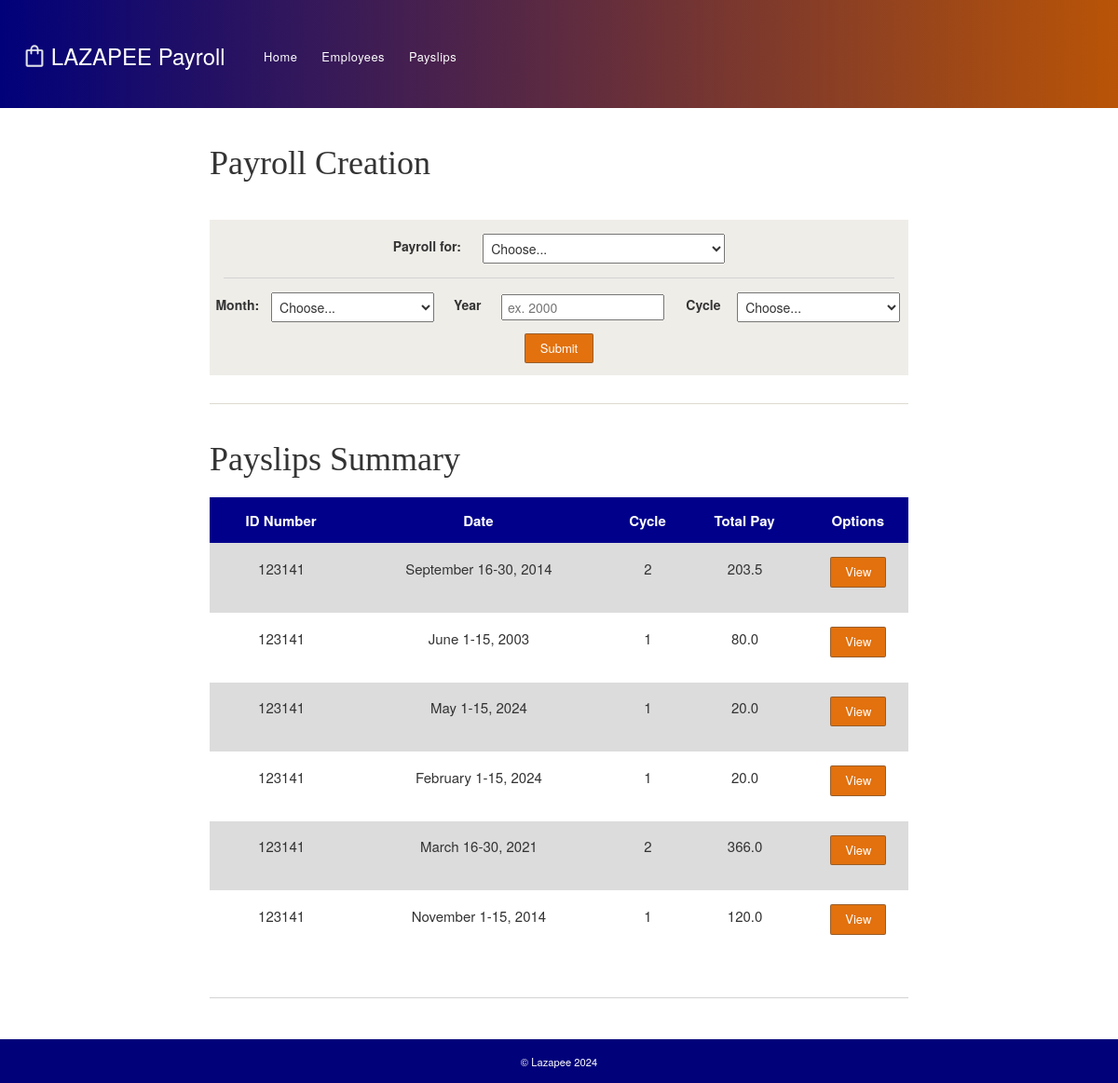
Screenshot of /view_payslips with the database file from the repository.
### Lazapee/models.py (models this page shows, shortened)
class Payslip (models.Model):
    id_number = models.ForeignKey(Employee, on_delete=models.CASCADE)
    month = models.CharField(max_length=10)
    date_range = models.CharField(max_length=2)
    year = models.CharField(max_length=4, blank=False)
    pay_cycle = models.IntegerField(default='0')
    rate = models.FloatField(default='0')
    earnings_allowance = models.FloatField(default='0')
    deduction_tax = models.FloatField(default='0')
    deduction_health = models.FloatField(default='0')
    pag_ibig = models.FloatField(default='0')
    sss = models.FloatField(default='0')
    overtime = models.FloatField(default='0')
    total_pay = models.FloatField(default='0')
    gross_pay = models.FloatField(default='0')
    total_deduction = models.FloatField(default='0')
    def getIDNumber(self):
        return str(self.id_number.id_number)

class Employee (models.Model):
    name = models.CharField(max_length=100)
    id_number = models.CharField(max_length=10)
    rate = models.FloatField(max_length=300)
    overtime_pay = models.FloatField(default='0', null=True)
    allowance = models.FloatField(default='0', null=True)
    objects = models.Manager()
    ot_hrs = models.FloatField(default='0', null=True)

### Lazapee/views.py (the view)
# urls.py: path('view_payslips', views.view_Payslips, name='view_Payslips'),
def view_Payslips(request):
    employees_obj = Employee.objects.all()
    payslip_obj = Payslip.objects.all().order_by("-pk")
    if (request.method == "POST"):
        id_numb = request.POST.get("person")
        mon = request.POST.get("month")
        yr = request.POST.get("year")
        cyc = request.POST.get("cycle")
        if id_numb == None or mon == "" or yr == "" or cyc == "":
            message = "Please input all required information."
            return render(request, 'Lazapee/PayslipsHTML.html', {'employees': employees_obj, 'payslips':payslip_obj, 'message': message})
        if Payslip.objects.filter(month=mon,year=yr,pay_cycle=cyc):
            message="Payslip already exists."
            return render(request, 'Lazapee/PayslipsHTML.html', {'employees': employees_obj, 'payslips':payslip_obj, 'message': message})
        else:
            if id_numb == "All Employees":
                for i in employees_obj:
                        employee_id = get_object_or_404(Employee, id_number=i.getID())
                        base = (employee_id.rate * 0.5)
                        ot = employee_id.getOvertime()
                        allows = employee_id.getAllowance()
                        philhealth= base * 0.04
                        socsec = base * 0.045
                        pi = 100
                        gross = base*0.5 + ot + allows
                        if cyc == '1':
                            tax = tax_c1(gross, pi)
                            deduct = tax + pi
                            tp = c1(gross, pi) - deduct
                            d_range = "1-15"
                        elif cyc == '2':
                            tax = tax_c2(gross, philhealth, socsec)
                            deduct = tax + philhealth + socsec
                            tp = (c2(gross, philhealth, socsec) - tax)
                            d_range = "16-30"
                        Payslip.objects.create(id_number=employee_id, month=mon, date_range = d_range, year=yr, pay_cycle=cyc, rate=base, overtime=ot, earnings_allowance=allows, deduction_health=philhealth,pag_ibig=pi, sss=socsec, deduction_tax=tax, total_pay=tp,  gross_pay=gross, total_deduction=deduct)
                        i.resetOvertime()
            else:
                employee_id = get_object_or_404(Employee, id=id_numb)
                base = (employee_id.rate*0.5)
                ot = employee_id.getOvertime()
                allows = employee_id.getAllowance()
                philhealth = base * 0.04
                socsec = base * 0.045
                pi = 100
                gross = base*0.5 + ot + allows
                if cyc == '1':
                    tax = tax_c1(gross, pi)
                    deduct = tax + pi
                    tp = c1(gross, pi) - deduct
                    d_range = "1-15"
                elif cyc == '2':
                    tax = tax_c2(gross, philhealth, socsec)
                    deduct = tax + philhealth + socsec
                    tp = (c2(gross, philhealth, socsec) - tax)
                    d_range = "16-30"
                Payslip.objects.create(id_number=employee_id, month=mon, date_range = d_range, year=yr, pay_cycle=cyc, rate=base, overtime=ot, earnings_allowance=allows, deduction_health=philhealth,pag_ibig=pi, sss=socsec, deduction_tax=tax, total_pay=tp,  gross_pay=gross, total_deduction=deduct)
                employee_id.resetOvertime()
            return redirect('view_Payslips')
    else:
        return render(request, 'Lazapee/PayslipsHTML.html', {'employees': employees_obj, 'payslips':payslip_obj})

### Lazapee/templates/Lazapee/PayslipsHTML.html (shortened to what this page needs)
{% extends 'Lazapee/baseHTML.html' %}
{% load static %}
{% block content %}
  <link rel="stylesheet" href="/static/Payslips_CSS.css">
      <div id="payslips" style="margin-top:20px; margin-bottom: 50px;">
        <div id="payroll_creation">
          <div id="payslip_heading">
            <h1> Payroll Creation </h1>
          </div>
          <div id="message_status">
            <p> {{ message }} </p>
          </div>
          <form action="{% url 'view_Payslips' %}" method="post" id="payroll_selection">  {% csrf_token %}
            <div id="section_one">
              <div class="payroll_selection_container" id="payroll_selection_container1">
                <label for="person"> Payroll for: </label>
                <select id="payroll_person" name="person"  required>
                  <option value="" disabled selected hidden> Choose...</option>
                </select>
              </div>
            </div>
            <div id="section_two">
              <div class="payroll_selection_container">
                <label for="month"> Month: </label>
                <select id="payroll_month" name="month" required>
                  <option value="" disabled selected hidden> Choose...</option>
                </select>
              </div>
              <div class="payroll_selection_container">
                <label for="Year"> Year </label>
                <input type="text" name="year" placeholder="ex. 2000" id="input_year" required>
              </div>
              <div class="payroll_selection_container">
                <label for="cycle"> Cycle </label>
                <select id="payroll_cycle" name="cycle" required>
                  <option value="" disabled selected hidden> Choose...</option>
                </select>
              </div>
            </div>
            <div id="section_three">
              <button type="submit" id="payroll_submission"> Submit</button>
            </div>
          </form>
        </div>
        <div id="payslip_summary">
          <div id="payslip_heading">
            <h1> Payslips Summary </h1>
          </div>
          <table id="payslip_list">
            <tr class="payslip_data">
              <th> ID Number </th>
              <th> Date </th>
              <th> Cycle </th>
              <th> Total Pay </th>
              <th> Options </th>
            </tr>
            {% for p in payslips %}
            <tr class="payslip_data">
              <td class="payslip_idNumber">{{ p.getIDNumber }}</td>
              <td class="payslip_date">{{ p.month }} {{ p.date_range}}, {{ p.year }}</td>
              <td class="payslip_cycle">{{ p.pay_cycle }}</td>
              <td class="payslip_totalPay">{{ p.total_pay }}</td>
              <td class="payslip_options"> <a href="{% url 'view_receipt' p.pk %}"> <button class="view_button"> View </button> </td> </a>
            </tr>
            {% endfor %}
          </table>
        </div>
      </div>
{% endblock %}

### Lazapee/templates/Lazapee/baseHTML.html (shortened to what this page needs)
{% load static %}
<!DOCTYPE html>
<html>
  <head>
    <link rel="stylesheet" href="/static/BaseCSS.css">
    <link rel="stylesheet" href="https://maxcdn.bootstrapcdn.com/bootstrap/3.3.6/css/bootstrap.min.css">
  </head>
  <body>
    <div id="header">
      <div id= "title">
        <div id="app_logo"></div>
        <h3>
          LAZAPEE Payroll
        </h3>
      </div>
      <div id="links">
        <span class="choice"> <a href="{% url 'home' %}" class="selection"> Home </a> </span>
        <span class="choice"> <a href="{% url 'view_Employees' %}" class="selection"> Employees </a> </span>
        <span class="choice"> <a href="{% url 'view_Payslips' %}" class="selection"> Payslips </a> </span>
      </div>
    </div>
    <div id="body">
        {% block content %}
        {% endblock %}
    </div>
    <div id="footer">
      <div id="copyright">
        © Lazapee 2024
      </div>
    </div>
  </body>
</html>

### static/BaseCSS.css (style rules this page uses)
#header { background-image: linear-gradient(to left,rgb(185, 84, 7), rgb(1, 1, 122)); position: absolute; height: 10%; width: 100%; display: flex; align-items: center; justify-content: flex-start; }
#title { margin-left: 20px; margin-right: 25px; margin-bottom: 5px; display: flex; align-items: center; justify-content: space-evenly; width: 225px; height: 50px; }
#app_logo { margin-top: 8px; background-image: url("img/bag.png"); background-size: cover; width: 28px; height: 28px; }
#title h3 { font-weight: normal; color:white; }
#links { display: flex; justify-content: space-around; height: 40px; width: 150px; margin-top: 4px; align-items: center; position: relative; }
.choice { margin-left: 10px; margin-right: 10px; padding-bottom: 2px; border-color: transparent; border-style: solid; border-bottom-width: 1px; border-bottom-color: transparent; letter-spacing: .5px; transition: 0.3s; }
.choice > a { color: rgb(255, 255, 255); font-size: .92em; cursor:pointer; text-decoration: none; font-size: .92em; }
#body { position: absolute; top: 10%; height: 86%; width: 100%; overflow: scroll; display: flex; flex-direction: column; align-items: center; }
#footer { background-color: rgb(1, 1, 122); position: absolute; top: 96%; height: 4%; width: 100%; display: flex; justify-content: center; align-items: center; }
#copyright { font-size: .8em; color: white; }

### static/Payslips_CSS.css (style rules this page uses)
#message_status p { color: rgb(30, 30, 30); font-weight: bold; padding-bottom: 10px; }
#payslips { margin-bottom: 10px; margin-top: 10px; min-width: 750px; max-width: 750px; display: flex; flex-flow: column; }
#payslip_heading { display: flex; justify-content: space-between; }
#payslip_heading h1 { font-weight: 500; font-family: Gill Sans; padding-bottom: 10px; }
#payroll_creation { padding-bottom: 30px; border-bottom: solid 0.5px rgb(220, 218, 207); }
#payroll_selection { background-color: rgb(239, 237, 232); min-width: 100%; max-width: 100%; display: flex; flex-direction: column; align-items: center; }
#section_one { min-width: 96%; display: flex; justify-content: center; border-bottom: solid 0.5px lightgrey; padding-top: 15px; padding-bottom: 15px; }
#section_two { min-width: 100%; display: flex; justify-content: space-between; padding-top: 15px; padding-bottom: 2px; }
#section_three { min-width: 100%; display: flex; justify-content: center; padding-bottom: 3px; }
#payroll_submission { padding: 6px 16px; margin: 10px 0px; cursor: pointer; color: white; background-color: #e2710e; border-radius: 2px; border: .5px solid rgba(73, 73, 73, 0.488); font-size: 13px; }
.payroll_selection_container { display: flex; justify-content: space-around; align-items: center; width: 33%; }
.payroll_selection_container input { width: 175px; height: 28px; padding-left: 5px; }
.payroll_selection_container select { width: 175px; height: 32px; padding-left: 4px; }
#payroll_selection_container1 { width: 380px; }
#payroll_selection_container1 select { width: 260px; }
#payslip_summary { margin-top: 20px; padding-bottom: 40px; border-bottom: solid 0.5px lightgrey; }
#payslip_list { border-collapse: collapse; border-radius: 20px solid lightgrey; width: 100%; max-width: 100%; }
#payslip_list th { background-color: darkblue; color: white; text-align: left; padding-left: 10px; padding-top: 15px; padding-bottom: 13px; font-size: 15px; text-align: center; }
#payslip_list td { padding-left: 11px; padding-top: 7px; padding-bottom: 27px; font-size: 15px; text-align: center; }
.view_button { min-width: 60px; padding: 6px 5px; margin-top: 8px; color: rgb(255, 255, 255); border: transparent; background-color: #e2710e; border-radius: 2px; border: .5px solid rgba(73, 73, 73, 0.488); font-size: 13px; }

### rows the page displays
Payslip: getIDNumber "123141", month "September", date_range "16-30", year "2014", pay_cycle "2", total_pay "203.5"
Payslip: getIDNumber "123141", month "June", date_range "1-15", year "2003", pay_cycle "1", total_pay "80.0"
Payslip: getIDNumber "123141", month "May", date_range "1-15", year "2024", pay_cycle "1", total_pay "20.0"
Payslip: getIDNumber "123141", month "February", date_range "1-15", year "2024", pay_cycle "1", total_pay "20.0"
Payslip: getIDNumber "123141", month "March", date_range "16-30", year "2021", pay_cycle "2", total_pay "366.0"
Payslip: getIDNumber "123141", month "November", date_range "1-15", year "2014", pay_cycle "1", total_pay "120.0"
